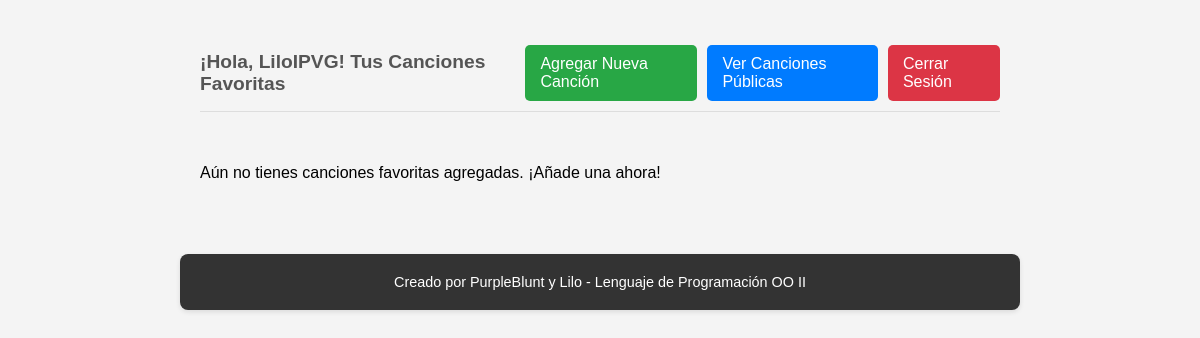
The page /canciones/u/LiloIPVG/ (signed in) on the database as committed earlier.
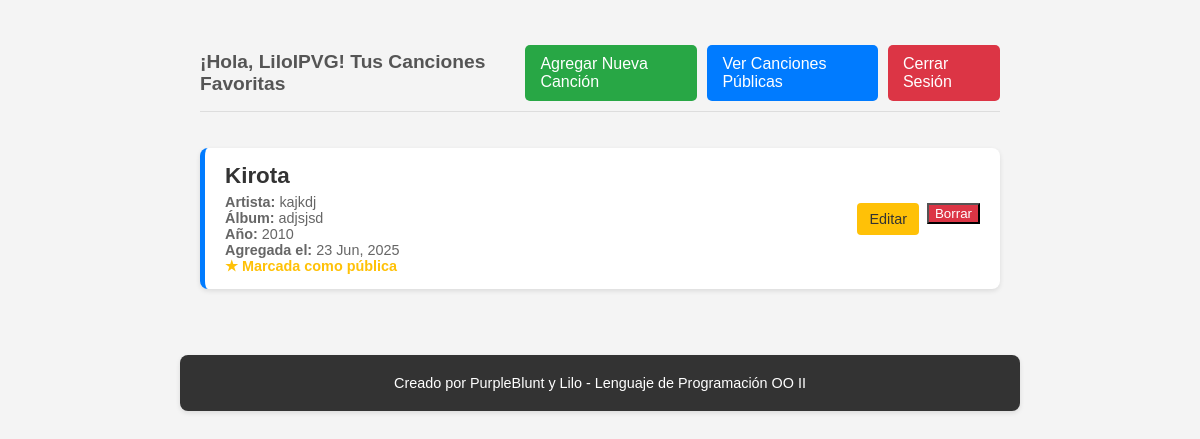
The same page on the database as committed later.
### canciones/models.py (models this page shows, shortened)
class Cancion(models.Model):
    titulo = models.CharField(max_length=200, default="Sin título") # Cambiado de TextField a CharField, y max_length aumentado
    artista = models.CharField(max_length=100, blank=True, null=True) # Nuevo campo: Artista
    album = models.CharField(max_length=100, blank=True, null=True) # Nuevo campo: Álbum
    ano_lanzamiento = models.IntegerField(blank=True, null=True) # Nuevo campo: Año de lanzamiento
    es_favorita = models.BooleanField(default=False) # Cambiado de 'completado' a 'es_favorita'
    fecha_agregada = models.DateField(default=date.today) # Cambiado de 'fecha' a 'fecha_agregada'

### canciones/views.py (the view)
# urls.py: path("u/<str:name>/", views.lista_canciones, name="lista_canciones"),
def lista_canciones(request, name):
    if 'nombre_usuario' not in request.session:
        messages.error(request, "Debes iniciar sesión para acceder a esta página.")
        return redirect('login')
    if request.session.get('nombre_usuario') != name:
        messages.error(request, "Acceso no autorizado a la lista de otro usuario.")
        return redirect('login')
    usuario = get_object_or_404(Usuario, nombre=name)
    canciones_favoritas = {rel.clave_relacion: rel.cancion for rel in usuario.canciones_favoritas.all()}
    context = {
        "canciones": canciones_favoritas,
        "name": name, # Pasa el nombre del usuario a la plantilla
        "is_authenticated": True # Indica que el usuario está autenticado para la lógica de la plantilla
    }
    return render(request, "canciones/listar_canciones.html", context)

### canciones/templates/canciones/listar_canciones.html (shortened to what this page needs)
<!DOCTYPE html>
<html lang="es">
<head>
</head>
<body>
    <div class="header">
        <h1 class="welcome-message">¡Hola, {{ name }}! Tus Canciones Favoritas</h1>
        <div class="actions">
            <a href="{% url 'canciones:crear_cancion' name=name %}" class="add-button">Agregar Nueva Canción</a>
            <a href="{% url 'canciones:vista_publica_canciones' %}" class="public-songs-button">Ver Canciones Públicas</a>
            <a href="{% url 'logout' %}" class="logout-button">Cerrar Sesión</a>
        </div>
    </div>
    <ul class="song-list">
        {% if canciones %}
            {% for clave_relacion, cancion in canciones.items %}
                <li class="song-item">
                    <div class="song-details">
                        <h2>{{ cancion.titulo }}</h2>
                        <p><strong>Artista:</strong> {{ cancion.artista|default:"Desconocido" }}</p>
                        <p><strong>Álbum:</strong> {{ cancion.album|default:"N/A" }}</p>
                        <p><strong>Año:</strong> {{ cancion.ano_lanzamiento|default:"N/A" }}</p>
                        <p><strong>Agregada el:</strong> {{ cancion.fecha_agregada|date:"d M, Y" }}</p>
                        {% if cancion.es_favorita %}
                            <p class="favorite">★ Marcada como pública</p>
                        {% endif %}
                    </div>
                    <div class="item-actions">
                        <a href="{% url 'canciones:editar_cancion' name=name id=cancion.id %}" class="edit-button">Editar</a>
                        <form action="{% url 'canciones:borrar_cancion' name=name id=cancion.id %}" method="post" style="display:inline;">
                            <button type="submit" class="delete-button" onclick="return confirm('¿Estás seguro de que quieres eliminar esta canción de tus favoritos?');">Borrar</button>
                        </form>
                    </div>
                </li>
            {% endfor %}
        {% else %}
            <p>Aún no tienes canciones favoritas agregadas. ¡Añade una ahora!</p>
        {% endif %}
    </ul>
    <footer class="footer">
        <p>Creado por PurpleBlunt y Lilo - Lenguaje de Programación OO II</p>
    </footer>
</body>
</html>

Rows that differ between the two databases and show on the page:
added Cancion: titulo "Kirota", artista "kajkdj", album "adjsjsd", ano_lanzamiento "2010", fecha_agregada "23 Jun, 2025", es_favorita "★ Marcada como pública"
Other text that changed with them:
text no longer shown: "Aún no tienes canciones favoritas agregadas. ¡Añade una ahora!"
